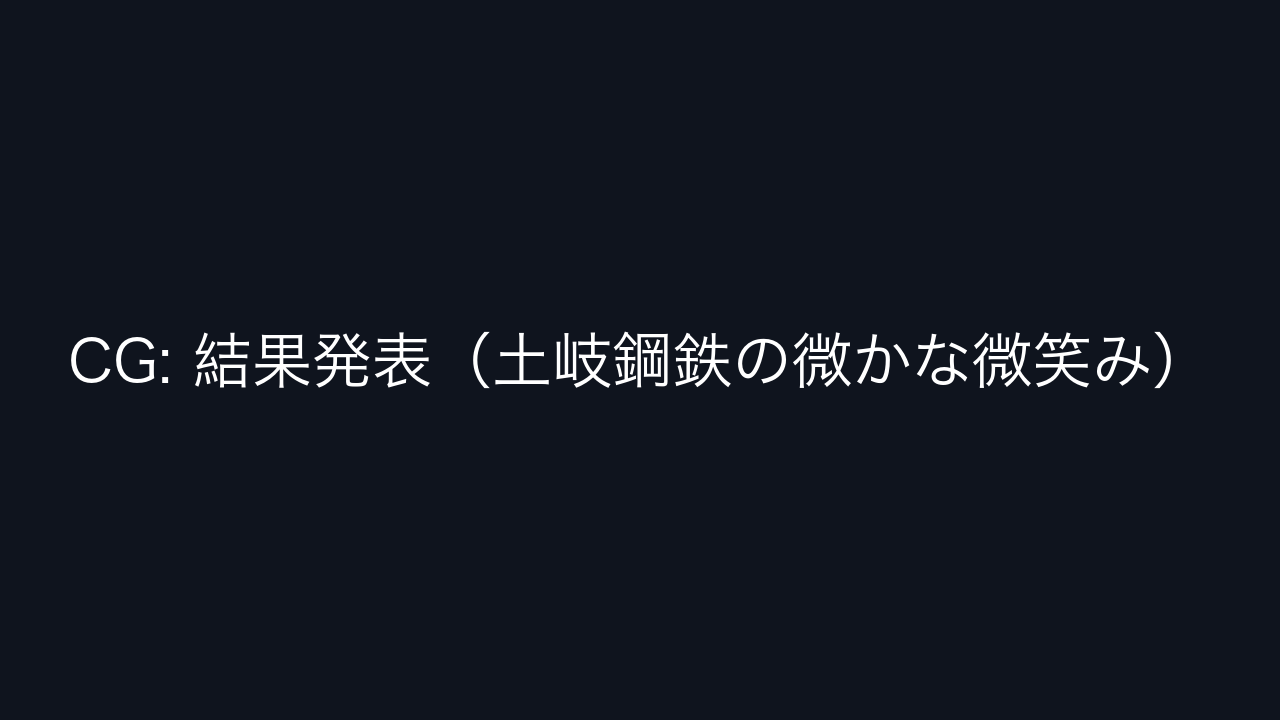
#> input picture assets/cgs/cg_ch1_nagumo_smile.png, 1280 x 720 px; its folder holds 4 pictures in this run; the run also reads 1 picture not shown here
$ python update_assets_index.py
#> lines starting #> are read from the running program, lines starting #| are printed output that depends on the picture
#!/usr/bin/env python3
"""
Generate a machine-friendly asset index for the Godot project.

The output is intended to help AI tools locate runtime assets quickly without
rescanning the tree every time. It also cross-references the progress sheet so
missing files and untracked assets are visible in one place.
"""

from __future__ import annotations

import argparse
import csv
import json
from collections import Counter, defaultdict
from dataclasses import dataclass
from datetime import datetime, timezone
from pathlib import Path
from typing import Any

try:
    from PIL import Image

    PIL_AVAILABLE = True
except ImportError:
    Image = None
    PIL_AVAILABLE = False


CANONICAL_ROOTS = (
    "assets/backgrounds",
    "assets/cgs",
    "assets/sprites",
    "assets/ui",
    "assets/audio",
    "assets/fonts",
)

IGNORED_SUFFIXES = {
    ".import",
    ".md",
}

IGNORED_FILENAMES = {
    ".DS_Store",
}

IGNORED_PATH_PREFIXES = (
    ("assets", "sprites", "characters_backup"),
    ("assets", "sprites", "comparison"),
)

IMAGE_SUFFIXES = {
    ".png",
    ".jpg",
    ".jpeg",
    ".webp",
    ".gif",
    ".bmp",
    ".svg",
}

AUDIO_SUFFIXES = {
    ".mp3",
    ".ogg",
    ".wav",
}

FONT_SUFFIXES = {
    ".ttf",
    ".otf",
}

RESOURCE_SUFFIXES = {
    ".tres",
    ".res",
}


@dataclass(frozen=True)
class ProgressRow:
    ai_judgement: bool
    human_judgement: bool
    category: str
    directory: str
    filename: str
    usage: str
    status: str
    owner: str
    notes: str


def parse_args() -> argparse.Namespace:
    script_path = Path(__file__).resolve()
    project_root = script_path.parent.parent
    parser = argparse.ArgumentParser(description="Generate assets_index.json")
    parser.add_argument(
        "--project-root",
        default=str(project_root),
        help="Absolute or relative path to the project root.",
    )
    parser.add_argument(
        "--output",
        default="assets_index.json",
        help="Output path. Relative paths are resolved from the project root.",
    )
    return parser.parse_args()


def load_progress_rows(progress_path: Path) -> list[ProgressRow]:
    if not progress_path.exists():
        return []

    rows: list[ProgressRow] = []
    with progress_path.open("r", encoding="utf-8", newline="") as handle:
        reader = csv.DictReader(handle)
        for row in reader:
            rows.append(
                ProgressRow(
                    ai_judgement=row.get("AI判断", "").strip().upper() == "TRUE",
                    human_judgement=row.get("人間判断", "").strip().upper() == "TRUE",
                    category=row.get("カテゴリ", "").strip(),
                    directory=row.get("ディレクトリ", "").strip(),
                    filename=row.get("ファイル名", "").strip(),
                    usage=row.get("用途", "").strip(),
                    status=row.get("ステータス", "").strip(),
                    owner=row.get("担当者", "").strip(),
                    notes=row.get("備考", "").strip(),
                )
            )
    return rows


def should_index(path: Path) -> bool:
    if path.name in IGNORED_FILENAMES:
        return False
    if path.suffix.lower() in IGNORED_SUFFIXES:
        return False
    return True


def should_skip_relative_path(relative_path: Path) -> bool:
    parts = relative_path.parts
    for prefix in IGNORED_PATH_PREFIXES:
        if parts[: len(prefix)] == prefix:
            return True
    if (
        len(parts) >= 5
        and parts[:3] == ("assets", "sprites", "characters")
        and parts[4] == "parts"
    ):
        return True
    return False


def split_asset_sets(project_root: Path) -> tuple[list[Path], list[Path]]:
    runtime_files: list[Path] = []
    extra_files: list[Path] = []

    assets_root = project_root / "assets"
    if not assets_root.exists():
        return runtime_files, extra_files

    canonical_roots = tuple(project_root / root for root in CANONICAL_ROOTS)

    for path in sorted(assets_root.rglob("*")):
        if not path.is_file() or not should_index(path):
            continue
        relative_path = path.relative_to(project_root)
        if should_skip_relative_path(relative_path):
            continue

        if any(path.is_relative_to(root) for root in canonical_roots):
            runtime_files.append(path)
        else:
            extra_files.append(path)

    return runtime_files, extra_files


def asset_type_from_suffix(path: Path) -> str:
    suffix = path.suffix.lower()
    if suffix in IMAGE_SUFFIXES:
        return "image"
    if suffix in AUDIO_SUFFIXES:
        return "audio"
    if suffix in FONT_SUFFIXES:
        return "font"
    if suffix in RESOURCE_SUFFIXES:
        return "resource"
    return "file"


def normalize_asset_id(relative_path: Path) -> str:
    without_suffix = relative_path.with_suffix("")
    return ".".join(without_suffix.parts)


def parse_character_metadata(relative_path: Path) -> tuple[str | None, str | None]:
    parts = relative_path.parts
    if len(parts) >= 4 and parts[0:3] == ("assets", "sprites", "characters"):
        character = parts[3]
        stem = relative_path.stem
        prefix = f"chr_{character}_"
        if stem.startswith(prefix):
            return character, stem[len(prefix) :]
        return character, None

    if len(parts) >= 3 and parts[0:3] == ("assets", "sprites", "faces"):
        stem = relative_path.stem
        if stem.startswith("face_"):
            return stem[len("face_") :], "face"
    return None, None


def classify_asset(relative_path: Path) -> dict[str, Any]:
    parts = relative_path.parts
    category = "other"
    subcategory = ""
    logical_name = relative_path.stem

    if len(parts) >= 2 and parts[0] == "assets":
        if parts[1] == "backgrounds":
            category = "background"
            logical_name = relative_path.stem.removeprefix("bg_")
        elif parts[1] == "cgs":
            category = "cg"
            logical_name = relative_path.stem.removeprefix("cg_")
        elif parts[1] == "ui":
            category = "ui"
            logical_name = relative_path.stem.removeprefix("ui_")
        elif parts[1] == "fonts":
            category = "font"
        elif parts[1] == "audio":
            category = "audio"
            if len(parts) >= 3:
                subcategory = parts[2]
        elif parts[1] == "sprites":
            if len(parts) >= 3 and parts[2] == "characters":
                category = "character_portrait"
                if len(parts) >= 4:
                    subcategory = parts[3]
            elif len(parts) >= 3 and parts[2] == "faces":
                category = "face_icon"
                subcategory = "faces"

    character, expression = parse_character_metadata(relative_path)

    return {
        "category": category,
        "subcategory": subcategory,
        "logical_name": logical_name,
        "character": character,
        "expression": expression,
    }


def image_metadata(path: Path) -> dict[str, Any]:
    if not PIL_AVAILABLE or Image is None:
        return {}

    try:
        with Image.open(path) as image:
            bands = image.getbands()
            alpha_band = "A" in bands
            has_alpha = False
            if alpha_band:
                extrema = image.getchannel("A").getextrema()
                has_alpha = extrema[0] < 255

            frame_count = getattr(image, "n_frames", 1)
            return {
                "width": image.width,
                "height": image.height,
                "mode": image.mode,
                "frame_count": frame_count,
                "is_animated": frame_count > 1,
                "has_alpha": has_alpha,
            }
    except Exception as exc:
        return {"inspection_error": str(exc)}


def basic_metadata(path: Path) -> dict[str, Any]:
    stat = path.stat()
    metadata = {
        "file_size_bytes": stat.st_size,
        "modified_at": datetime.fromtimestamp(stat.st_mtime, tz=timezone.utc).isoformat(),
        "type": asset_type_from_suffix(path),
    }
    if metadata["type"] == "image":
        metadata.update(image_metadata(path))
    return metadata


def find_progress_match(relative_path: Path, rows: list[ProgressRow]) -> ProgressRow | None:
    rel_parent = str(relative_path.parent).replace("\\", "/")
    filename = relative_path.name

    candidates: list[ProgressRow] = []
    for row in rows:
        if row.filename != filename:
            continue
        row_dir = row.directory.rstrip("/")
        if rel_parent == row_dir or rel_parent.startswith(f"{row_dir}/"):
            candidates.append(row)

    if not candidates:
        return None

    candidates.sort(key=lambda row: len(row.directory), reverse=True)
    return candidates[0]


def progress_payload(row: ProgressRow | None) -> dict[str, Any]:
    if row is None:
        return {
            "tracked": False,
            "ai_judgement": None,
            "human_judgement": None,
            "status": "",
            "usage": "",
            "directory": "",
            "owner": "",
            "notes": "",
        }

    return {
        "tracked": True,
        "ai_judgement": row.ai_judgement,
        "human_judgement": row.human_judgement,
        "status": row.status,
        "usage": row.usage,
        "directory": row.directory,
        "owner": row.owner,
        "notes": row.notes,
    }


def build_asset_entry(project_root: Path, path: Path, rows: list[ProgressRow]) -> dict[str, Any]:
    relative_path = path.relative_to(project_root)
    classification = classify_asset(relative_path)
    matched_row = find_progress_match(relative_path, rows)

    entry = {
        "asset_id": normalize_asset_id(relative_path),
        "path": str(relative_path).replace("\\", "/"),
        "filename": path.name,
        **classification,
        **basic_metadata(path),
        "progress": progress_payload(matched_row),
    }
#> in image_metadata, image is the input picture: PIL image 1280x720 RGB; mean R, G, B 18.9, 23.8, 33.7
#> in image_metadata, `bands = image.getbands()`: bands = ('R', 'G', 'B')
#> in image_metadata, `alpha_band = "A" in bands`: alpha_band = False
#> in image_metadata, `frame_count = getattr(image, "n_frames", 1)`: frame_count = 1
    return entry


def build_character_lookup(entries: list[dict[str, Any]]) -> dict[str, Any]:
    lookup: dict[str, Any] = {}
    for entry in entries:
        character = entry.get("character")
        if not character:
            continue

        bucket = lookup.setdefault(
            character,
            {
                "portraits": {},
                "faces": {},
            },
        )

        if entry["category"] == "character_portrait" and entry.get("expression"):
            bucket["portraits"][entry["expression"]] = entry["path"]
        elif entry["category"] == "face_icon":
            bucket["faces"]["default"] = entry["path"]

    return dict(sorted(lookup.items()))


def build_lookup_maps(entries: list[dict[str, Any]]) -> dict[str, Any]:
    backgrounds: dict[str, str] = {}
    ui_assets: dict[str, str] = {}
    cgs: dict[str, str] = {}
    audio: dict[str, str] = {}

    for entry in entries:
        category = entry["category"]
        name = entry["logical_name"]
        if category == "background":
            backgrounds[name] = entry["path"]
        elif category == "ui":
            ui_assets[name] = entry["path"]
        elif category == "cg":
            cgs[name] = entry["path"]
        elif category == "audio":
            audio[name] = entry["path"]

    return {
        "characters": build_character_lookup(entries),
        "backgrounds": dict(sorted(backgrounds.items())),
        "ui": dict(sorted(ui_assets.items())),
        "cgs": dict(sorted(cgs.items())),
        "audio": dict(sorted(audio.items())),
    }


def build_duplicate_report(entries: list[dict[str, Any]]) -> dict[str, list[str]]:
    buckets: dict[str, list[str]] = defaultdict(list)
    for entry in entries:
        buckets[entry["filename"]].append(entry["path"])
    duplicates = {
        filename: sorted(paths)
        for filename, paths in buckets.items()
        if len(paths) > 1
    }
    return dict(sorted(duplicates.items()))


def build_progress_summary(entries: list[dict[str, Any]], rows: list[ProgressRow]) -> dict[str, Any]:
    matched_rows: set[tuple[str, str]] = set()
    for entry in entries:
        progress = entry["progress"]
        if not progress["tracked"]:
            continue
        matched_rows.add((progress["directory"], entry["filename"]))

    missing_rows = []
    for row in rows:
        key = (row.directory, row.filename)
        if key not in matched_rows:
            missing_rows.append(
                {
                    "directory": row.directory,
                    "filename": row.filename,
                    "category": row.category,
                    "usage": row.usage,
                    "status": row.status,
                    "notes": row.notes,
                }
            )

    untracked_assets = [
        {
            "path": entry["path"],
            "filename": entry["filename"],
            "category": entry["category"],
        }
        for entry in entries
        if not entry["progress"]["tracked"]
    ]

    return {
        "sheet_path": "アセット差し替え進捗管理表.csv",
        "total_rows": len(rows),
        "matched_rows": len(rows) - len(missing_rows),
        "missing_rows": missing_rows,
        "untracked_runtime_assets": untracked_assets,
    }


def build_summary(entries: list[dict[str, Any]], extra_files: list[Path], rows: list[ProgressRow]) -> dict[str, Any]:
    type_counts = Counter(entry["type"] for entry in entries)
    category_counts = Counter(entry["category"] for entry in entries)
    ai_checked = sum(1 for entry in entries if entry["progress"]["ai_judgement"])
    human_checked = sum(1 for entry in entries if entry["progress"]["human_judgement"])
    tracked = sum(1 for entry in entries if entry["progress"]["tracked"])

    return {
        "runtime_asset_count": len(entries),
        "tracked_runtime_assets": tracked,
        "ai_checked_assets": ai_checked,
        "human_checked_assets": human_checked,
        "extra_asset_file_count": len(extra_files),
        "progress_sheet_rows": len(rows),
        "counts_by_type": dict(sorted(type_counts.items())),
        "counts_by_category": dict(sorted(category_counts.items())),
    }


def serialize_extra_files(project_root: Path, paths: list[Path]) -> list[dict[str, Any]]:
    items = []
    for path in paths:
        relative_path = path.relative_to(project_root)
        items.append(
            {
                "path": str(relative_path).replace("\\", "/"),
                "filename": path.name,
                **basic_metadata(path),
            }
        )
    return items


def generate_index(project_root: Path) -> dict[str, Any]:
    progress_path = project_root / "アセット差し替え進捗管理表.csv"
    progress_rows = load_progress_rows(progress_path)
    runtime_files, extra_files = split_asset_sets(project_root)

    runtime_entries = [
        build_asset_entry(project_root, path, progress_rows)
        for path in runtime_files
    ]
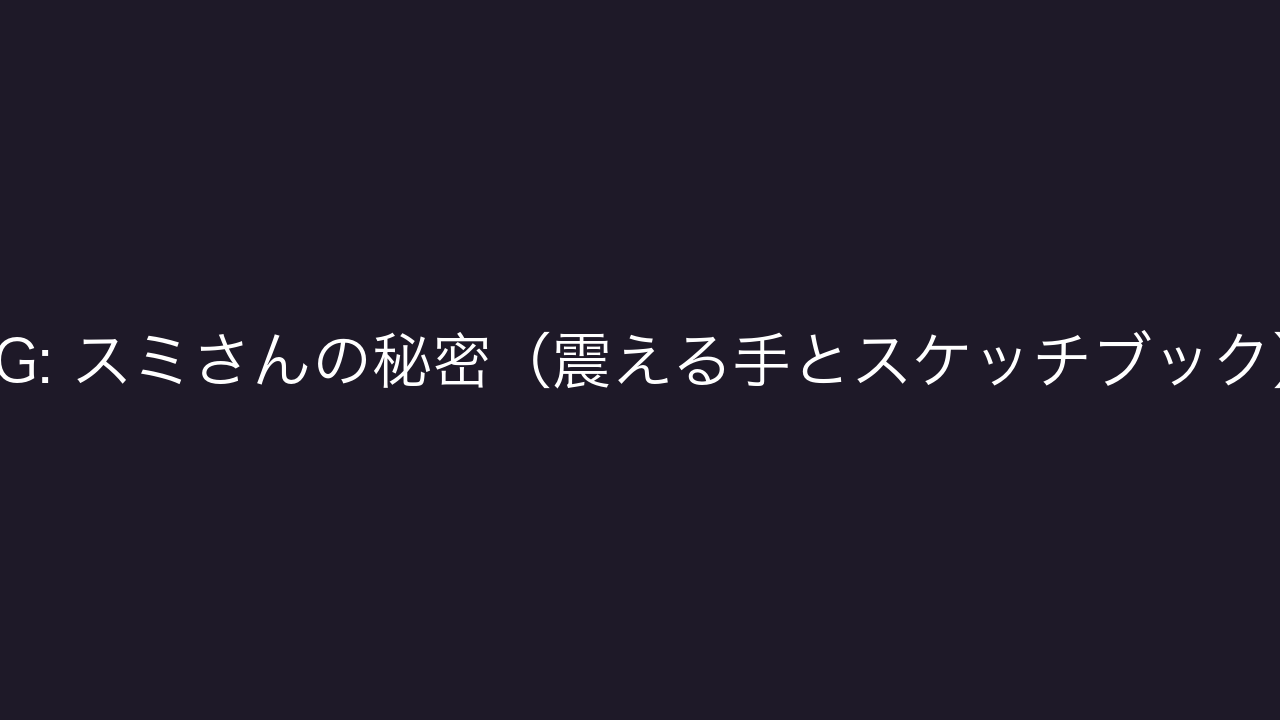
#> input picture assets/cgs/cg_ch1_sumi_secret.png, 1280 x 720 px
#> in image_metadata, image is the input picture: PIL image 1280x720 RGB; mean R, G, B 32.9, 28, 42.8
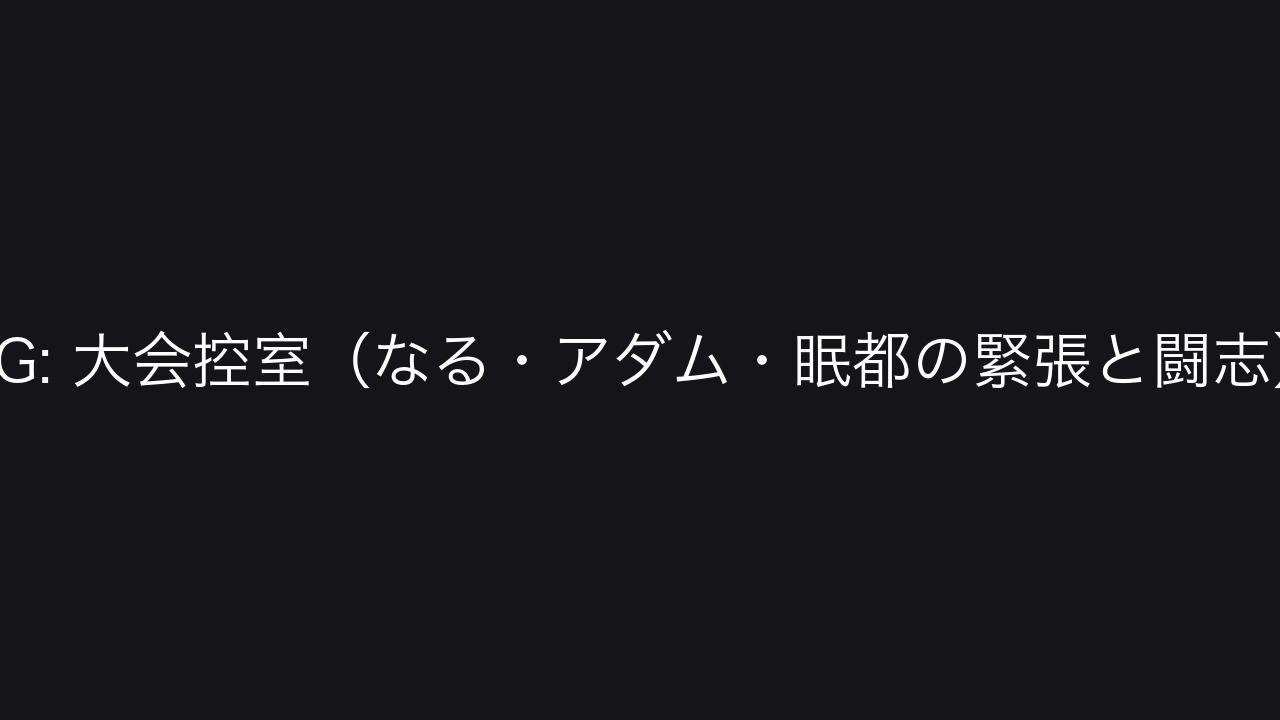
#> input picture assets/cgs/cg_ch1_tournament_tension.png, 1280 x 720 px
#> in image_metadata, image is the input picture: PIL image 1280x720 RGB; mean R, G, B 23.8, 23.8, 28.7

    runtime_entries.sort(key=lambda entry: entry["path"])

    payload = {
        "generated_at": datetime.now(tz=timezone.utc).isoformat(),
        "project_root": str(project_root),
        "canonical_roots": list(CANONICAL_ROOTS),
        "summary": build_summary(runtime_entries, extra_files, progress_rows),
        "progress_sheet": build_progress_summary(runtime_entries, progress_rows),
        "duplicate_filenames": build_duplicate_report(runtime_entries),
        "lookups": build_lookup_maps(runtime_entries),
        "assets": runtime_entries,
        "extra_files": serialize_extra_files(project_root, extra_files),
    }
    return payload


def main() -> int:
    args = parse_args()
    project_root = Path(args.project_root).resolve()
    output_path = Path(args.output)
    if not output_path.is_absolute():
        output_path = project_root / output_path

    payload = generate_index(project_root)
#> in generate_index, `runtime_entries = [ build_asset_entry(project_root, path, progress_row..`: runtime_entries = 4 items
#> in build_summary, `type_counts = Counter(entry["type"] for entry in entries)`: type_counts = {'image': 4}
#> in build_summary, `category_counts = Counter(entry["category"] for entry in entries)`: category_counts = {'cg': 4}
#> in build_summary, `ai_checked = sum(1 for entry in entries if entry["progress"]["ai_judge..`: ai_checked = 0
#> in build_progress_summary, `matched_rows: set[tuple[str, str]] = set()`: matched_rows = 0 items
#> the loop in build_progress_summary, `for entry in entries:` made 4 passes
#> after the loop in build_progress_summary, `for row in rows:`: missing_rows = []
#> in build_progress_summary, `untracked_assets = [ { "path": entry["path"], "filename": entry["filen..`: untracked_assets = 4 items
#> in build_duplicate_report, `buckets: dict[str, list[str]] = defaultdict(list)`: buckets = 0 items
#> the loop in build_duplicate_report, `for entry in entries:` made 4 passes
#> the loop in build_lookup_maps, `for entry in entries:` made 4 passes
#> after the loop in build_lookup_maps, `for entry in entries:`: cgs = {'ch1_nagumo_smile': 'assets/cgs/cg_ch1_nagumo_smile.png', 'ch1_sumi_secret': 'assets/cgs/cg_ch1_sumi_secret.png', 'ch1_toki_smile': 'assets/cgs/cg_ch1_toki_smile.png', 'ch1_tournament_tension': 'assets/cgs/cg_ch1_tournament_tension.png'}; ui_assets = 0 items
#> the loop in build_character_lookup, `for entry in entries:` made 4 passes
#> in serialize_extra_files, `items = []`: items = []
#> payload = 9 items
    output_path.write_text(
        json.dumps(payload, ensure_ascii=False, indent=2) + "\n",
        encoding="utf-8",
    )

    summary = payload["summary"]
#> summary = 8 items
    print(f"Wrote {output_path}")
    print(
        "runtime_assets={runtime_asset_count} tracked={tracked_runtime_assets} "
        "ai_checked={ai_checked_assets} extra_files={extra_asset_file_count}".format(
            **summary
        )
    )
#| runtime_assets=4 tracked=0 ai_checked=0 extra_files=0
    return 0


if __name__ == "__main__":
    raise SystemExit(main())
#> (the program exits here)
